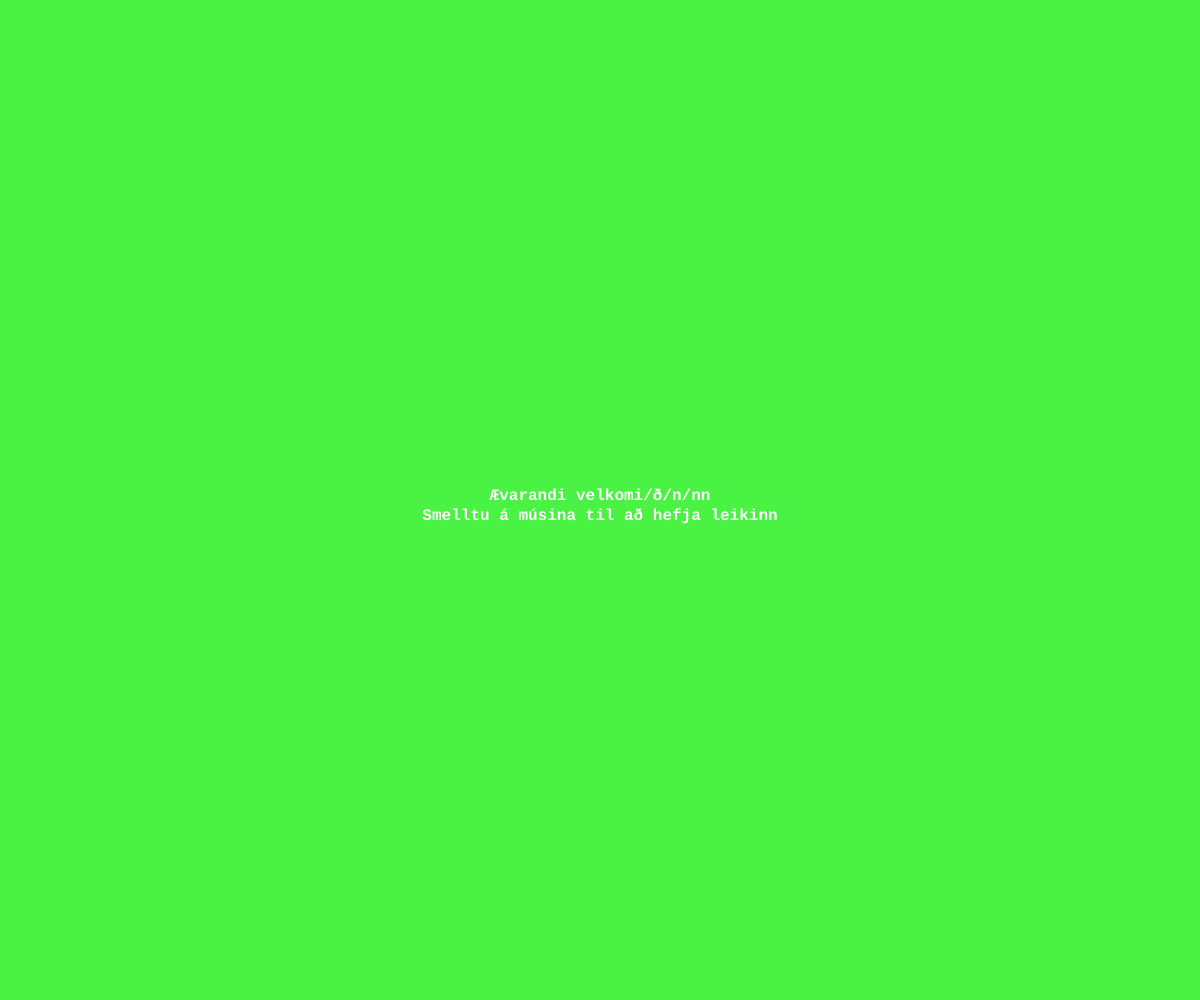
Frame 1 (no input)
Frame 60 (no input): identical to frame 1, image omitted
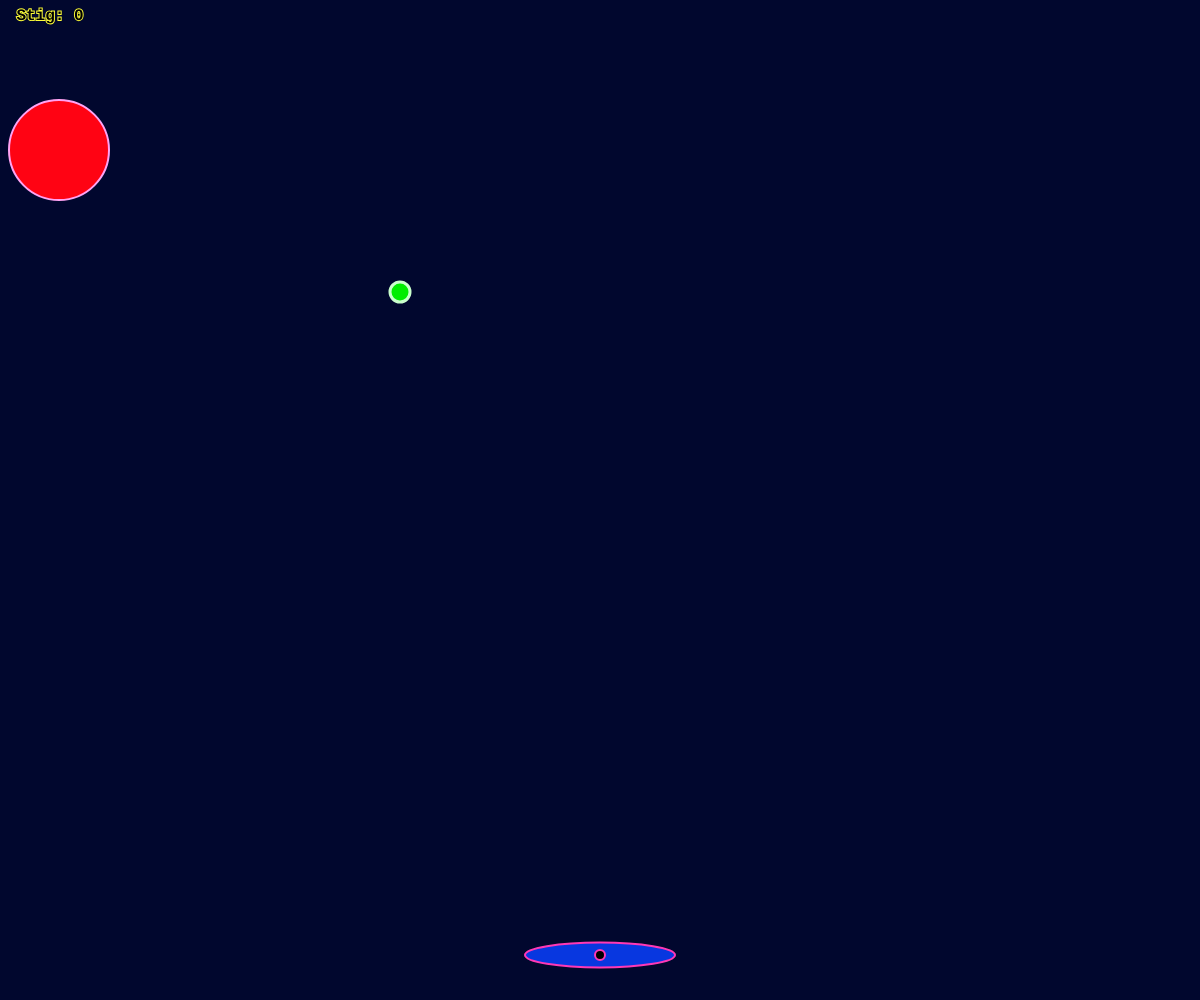
Frame 120 (the mouse pressed at the canvas centre since frame 60)

The p5.js sketch that drew these frames (run headless with seeded random() and noise() and a simulated clock; from frame 60 on, the mouse is pressed at the canvas centre):

// p5.js sketch
// ── sketch.js
//Hér kemur kóðinn minn
// Stilli breytur

var boltiX = 100;
var boltiY = 100;
var hradiX = 5;
var hradiY = -6;
var boltiStaerd = 20;
var spadiBreidd = 150;
var spadiThykkt = 25;
var spadiY;
var stig = 0;
var x = 0;//stigið
var xSpeed = 1;//stigið
var skjar = 0;//staða
var snertiSol = false; // stefna boltans


function setup() {
	createCanvas(windowWidth,windowHeight);
	spadiY = height - 45;
	rectMode(CENTER);
	textFont("Courier New",16);
	textStyle(BOLD);
}//þetta er setup lokan


function draw() { //draw byrjar

  if(skjar == 0){
    startScreen()
  }else if(skjar == 1){
  	leikur()
  }else if(skjar ==2){
  	endScreen()//staða
  }//lokan fyrir stöðuna
}

function leikur(){
  background(1, 7, 46);
	// Reikna ný hnit út frá hraða boltans:
  boltiX = boltiX + hradiX;
  boltiY = boltiY + hradiY;
	// Athuga hvort boltinn snertir vegginn hægra megin:
  if ((boltiX > width-boltiStaerd/2))  {
    hradiX = hradiX * -1;
    snertiSol = false;
  } //loka fyrir hægri vegg
  //vinstri veggur
  if((boltiX < boltiStaerd/2)){
    hradiX = hradiX * -1;
    snertiSol = false;
  }//loka fyrir vinstri vegg

  	// Athuga hvort boltinn snertir þakið
  if ((boltiY < boltiStaerd)) {
    hradiY = hradiY * -1;
    snertiSol = false;
  }//loka fyrir þakið

  // Athuga hvort boltinn snerti botninn
if ((boltiY > height - boltiStaerd/2)) {
  // leikur búinn
}//loka fyrir botninn

  // Athuga hvort bolti snertir spaða:
  if(abs(spadiY - boltiY) < boltiStaerd/2 + spadiThykkt/2 && abs(mouseX - boltiX) < boltiStaerd/2 + spadiBreidd/2) {
    hradiY = hradiY * -1;
    snertiSol = false;
    if (hradiY >0){
      hradiY = hradiY + 1
    }
    else {hradiY = hradiY - 1}
  stig = stig+1

}//loka fyrir snertir spaða?

if(boltiY>spadiY){
  skjar = 2
}

	// Teikna boltann
  fill(0, 237, 0);
  strokeWeight(3)
  stroke(201, 255, 204)
  ellipse(boltiX, boltiY, boltiStaerd, boltiStaerd);
	// Teikna spaðann
  fill(8, 55, 224);
  strokeWeight(2);
  stroke(255, 56, 182);
  ellipse(mouseX,spadiY ,spadiBreidd,spadiThykkt);
  fill (0);
  ellipse(mouseX, spadiY, 10,10);

  //sólin
  fill(255, 3, 19)
  strokeWeight(2)
  stroke(255, 163, 243)

  ellipse(x, 150, 100,100);
 x = x + xSpeed;
 if(x > width){
xSpeed = -1*xSpeed;
  }
   //boltinn snýr við
  if(x < 0){
  xSpeed = -1*xSpeed;
  }
//  if (xsól = xbolti og 150 = ybolti plús radíusar)
if (Math.sqrt(Math.pow(boltiX - x, 2) + Math.pow(boltiY -150,2)) < (boltiStaerd/2 + 100/2)&&!snertiSol) {
stig = stig + 5
snertiSol=true;
} //loka fyrir stig snertir sól

	// Teikna stigin
  fill(0);
  stroke(255, 255, 56)
  text("Stig: " + stig,50,20);

} //leikur endar

function mousePressed(){
	if(skjar==0){
  	skjar=1
  }else if(skjar==2){
  	skjar=0
  }
}//Loka fyrir smella á skjá
  function startScreen(){
  		background(74, 242, 68)
  		fill(255)
  		textAlign(CENTER);
  		text('Ævarandi velkomi/ð/n/nn', width / 2, height / 2)
  		text('Smelltu á músina til að hefja leikinn', width / 2, height / 2 + 20);
  		reset();
  } // loka fyrir byrnunarskjá

  function endScreen(){
  		background(235, 64, 52)
  		textAlign(CENTER);
  		text('LEIK LOKIÐ', width / 2, height / 2)
    	text("Stig = " + stig, width / 2, height / 2 + 20)
      text('klaufinn þú', width/2, height/2 +60)
  		text('smelltu á músina til að byrja annan leik', width / 2, height / 2 + 40);
  } //loka fyrir enda skjá
  function reset(){
  	  stig=0;
    	hradiY=-6;
  }// loka fyrir hefja annan leik
